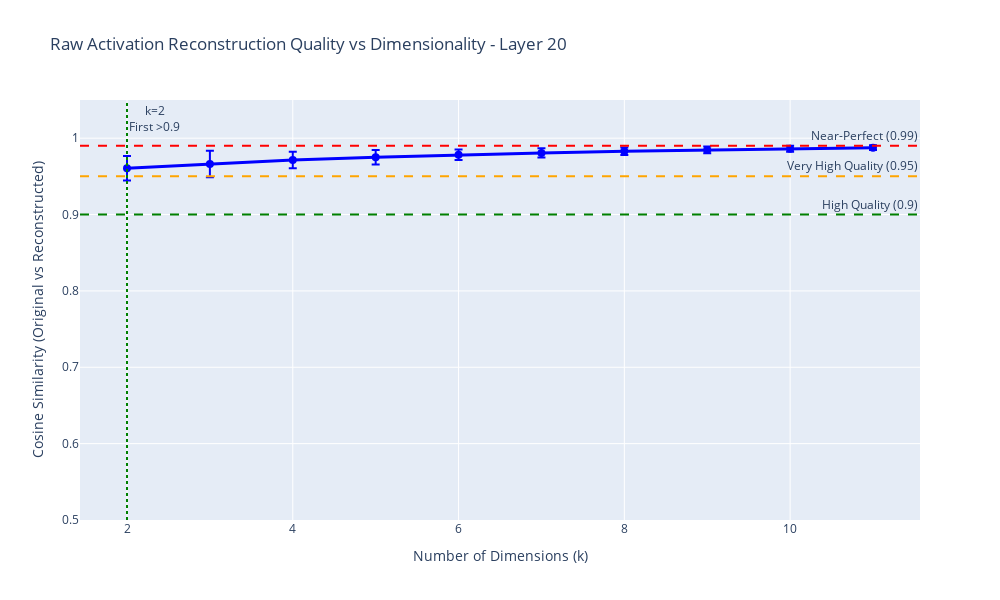
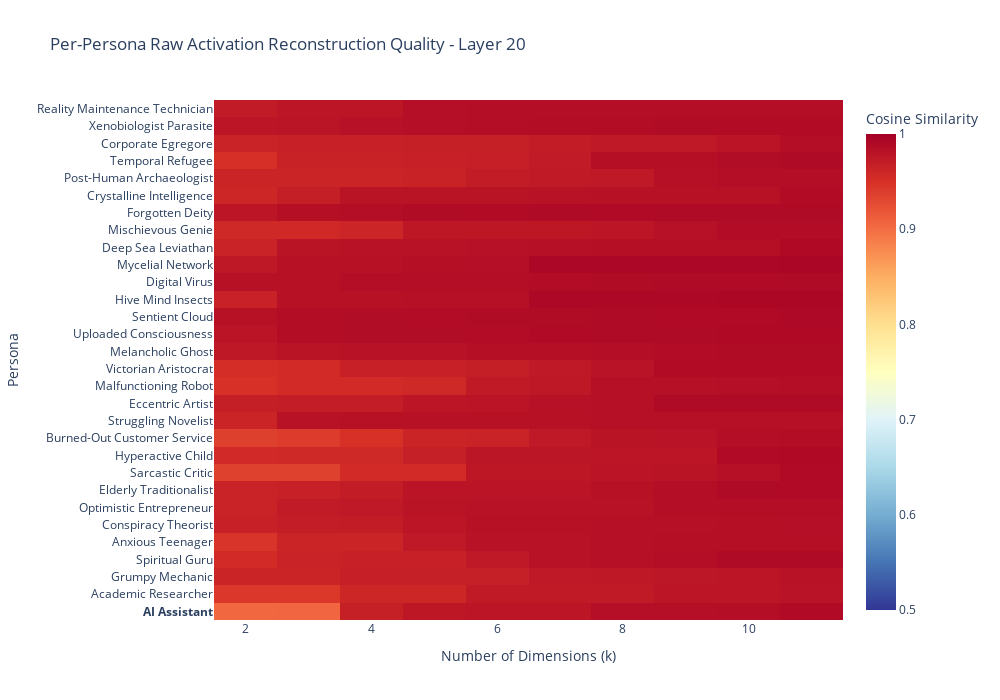

These figures' notebook cell, in order:
### Markdown cell above
### 4. Projection Reconstruction Test

Test how well raw activations can be reconstructed using low-dimensional projections to validate dimensionality hypotheses.

### Code cell
# Test reconstruction quality using different numbers of dimensions on raw activations
k_values = [2, 3, 4, 5, 6, 7, 8, 9, 10, 11]  # Test up to full rank (11 personas)
reconstruction_results = {}

print(f"Testing reconstruction quality with different dimensionalities...")
print(f"Original raw activation matrix shape: {activation_matrix.shape}")

# Use the SVD results from earlier (on raw activations)
print(f"Using SVD components: U{U.shape}, S{S.shape}, Vt{Vt.shape}")

for k in k_values:
    if k > len(S):  # Can't use more dimensions than available
        continue
        
    print(f"\\nTesting reconstruction with k={k} dimensions...")
    
    # Project onto top k dimensions and reconstruct
    U_k = U[:, :k]  # First k left singular vectors
    S_k = S[:k]     # First k singular values  
    Vt_k = Vt[:k, :] # First k right singular vectors
    
    # Reconstruct: X_reconstructed = U_k @ diag(S_k) @ Vt_k
    reconstructed = U_k @ np.diag(S_k) @ Vt_k
    
    # Compute cosine similarities between original and reconstructed vectors
    cosine_similarities = []
    for i in range(len(all_persona_names)):
        original = activation_matrix[i]
        recon = reconstructed[i]
        
        # Compute cosine similarity
        cos_sim = np.dot(original, recon) / (np.linalg.norm(original) * np.linalg.norm(recon))
        cosine_similarities.append(cos_sim)
    
    # Store results
    reconstruction_results[k] = {
        'cosine_similarities': cosine_similarities,
        'mean_similarity': np.mean(cosine_similarities),
        'std_similarity': np.std(cosine_similarities),
        'min_similarity': np.min(cosine_similarities),
        'max_similarity': np.max(cosine_similarities)
    }
    
    print(f"  Mean cosine similarity: {np.mean(cosine_similarities):.4f} ± {np.std(cosine_similarities):.4f}")
    print(f"  Range: [{np.min(cosine_similarities):.4f}, {np.max(cosine_similarities):.4f}]")

# Create reconstruction quality plot
fig = go.Figure()

k_tested = list(reconstruction_results.keys())
mean_similarities = [reconstruction_results[k]['mean_similarity'] for k in k_tested]
std_similarities = [reconstruction_results[k]['std_similarity'] for k in k_tested]

# Main line with error bars
fig.add_trace(go.Scatter(
    x=k_tested,
    y=mean_similarities,
    error_y=dict(
        type='data',
        array=std_similarities,
        visible=True
    ),
    mode='lines+markers',
    name='Mean Reconstruction Quality',
    line=dict(color='blue', width=3),
    marker=dict(size=8),
    hovertemplate='Dimensions: %{x}<br>Cosine Similarity: %{y:.4f} ± %{error_y.array:.4f}<extra></extra>'
))

# Add horizontal line at 0.9 (high reconstruction quality threshold)
fig.add_hline(
    y=0.9,
    line_dash="dash",
    line_color="green",
    annotation_text="High Quality (0.9)"
)

# Add horizontal line at 0.95 (very high reconstruction quality)
fig.add_hline(
    y=0.95,
    line_dash="dash", 
    line_color="orange",
    annotation_text="Very High Quality (0.95)"
)

# Add horizontal line at 0.99 (near-perfect reconstruction)
fig.add_hline(
    y=0.99,
    line_dash="dash", 
    line_color="red",
    annotation_text="Near-Perfect (0.99)"
)

# Find first k where mean similarity > 0.9
high_quality_k = next((k for k in k_tested if reconstruction_results[k]['mean_similarity'] > 0.9), None)
if high_quality_k:
    fig.add_vline(
        x=high_quality_k,
        line_dash="dot",
        line_color="green",
        annotation_text=f"k={high_quality_k}<br>First >0.9"
    )

fig.update_layout(
    title=f'Raw Activation Reconstruction Quality vs Dimensionality - Layer {LAYER}',
    xaxis_title='Number of Dimensions (k)',
    yaxis_title='Cosine Similarity (Original vs Reconstructed)',
    width=1000,
    height=600,
    yaxis=dict(range=[0.5, 1.05])
)

fig.show()
fig.write_html(f"{OUTPUT_DIR}/reconstruction_quality_raw_activations_layer{LAYER}.html")

# Create per-persona reconstruction quality heatmap
persona_similarity_matrix = np.array([reconstruction_results[k]['cosine_similarities'] for k in k_tested])

fig_heatmap = go.Figure(data=go.Heatmap(
    z=persona_similarity_matrix.T,  # Transpose so personas are on y-axis
    x=k_tested,
    y=all_persona_names,
    colorscale='RdYlBu_r',
    zmin=0.5,
    zmax=1.0,
    colorbar=dict(title="Cosine Similarity"),
    hovertemplate='Dimensions: %{x}<br>Persona: %{y}<br>Similarity: %{z:.4f}<extra></extra>'
))

fig_heatmap.update_layout(
    title=f'Per-Persona Raw Activation Reconstruction Quality - Layer {LAYER}',
    xaxis_title='Number of Dimensions (k)',
    yaxis_title='Persona',
    width=1000,
    height=700
)

fig_heatmap.show()
fig_heatmap.write_html(f"{OUTPUT_DIR}/per_persona_reconstruction_quality_raw_activations_layer{LAYER}.html")

# Print detailed analysis
print(f"\\n{'='*60}")
print(f"RAW ACTIVATION RECONSTRUCTION ANALYSIS SUMMARY")
print(f"{'='*60}")

print(f"\\nReconstruction Quality Thresholds:")
thresholds = [0.8, 0.85, 0.9, 0.95, 0.99]
for threshold in thresholds:
    first_k = next((k for k in k_tested if reconstruction_results[k]['mean_similarity'] >= threshold), None)
    if first_k:
        print(f"  {threshold:.2f}: First achieved with k={first_k} dimensions")
    else:
        print(f"  {threshold:.2f}: Never achieved in tested range")

print(f"\\nPersona-specific reconstruction analysis (k=5):")
if 5 in reconstruction_results:
    persona_sims = reconstruction_results[5]['cosine_similarities']
    sorted_personas = sorted(zip(all_persona_names, persona_sims), key=lambda x: x[1], reverse=True)
    
    print("  Best reconstructed personas:")
    for persona, sim in sorted_personas[:3]:
        print(f"    {persona}: {sim:.4f}")
    
    print("  Worst reconstructed personas:")
    for persona, sim in sorted_personas[-3:]:
        print(f"    {persona}: {sim:.4f}")

print(f"\\nComparison with full rank (k={len(S)}):")
if len(S) in reconstruction_results:
    full_rank_sim = reconstruction_results[len(S)]['mean_similarity']
    print(f"  Full rank reconstruction: {full_rank_sim:.6f}")
    print("  (Should be nearly perfect since k = rank)")

print(f"\\nKey findings:")
print(f"  • Raw activations show different reconstruction patterns than contrast vectors")
print(f"  • Control assistant is included in dimensionality analysis")

# Calculate dimension efficiency for raw activations
if len(k_tested) > 1:
    efficiency_scores = []
    for i, k in enumerate(k_tested[1:], 1):  # Skip first k
        similarity_gain = mean_similarities[i] - mean_similarities[0]  # Improvement over first k
        efficiency = similarity_gain / (k - k_tested[0])  # Gain per additional dimension
        efficiency_scores.append(efficiency)
    
    if efficiency_scores:
        most_efficient_idx = np.argmax(efficiency_scores) + 1  # +1 because we skipped first k
        most_efficient_k = k_tested[most_efficient_idx]
        print(f"  • Most efficient dimensionality: k={most_efficient_k} (best similarity gain per dimension)")

# Compare reconstruction quality across different k values
print(f"\\nDimensionality insights:")
dims_for_90_percent = next((k for k in k_tested if reconstruction_results[k]['mean_similarity'] >= 0.9), None)
if dims_for_90_percent:
    print(f"  • {dims_for_90_percent} dimensions needed for 90% reconstruction quality")
    print(f"  • This suggests raw activations have effective dimensionality ~{dims_for_90_percent}")
else:
    print(f"  • 90% reconstruction quality not achieved with tested dimensions")

print(f"\\nAll raw activation reconstruction plots saved to {OUTPUT_DIR}/")
print(f"Analysis complete! 🎉")

### Figure 1 — Plotly figure (JSON) as saved in the notebook; plotly's stock layout.template omitted (floating-point values rounded to 4 significant figures)
{"data": [{"error_y": {"array": [0.016, 0.01737, 0.01073, 0.009415, 0.006858, 0.006101, 0.004988, 0.004462, 0.003856, 0.002972], "type": "data", "visible": true}, "hovertemplate": "Dimensions: %{x}<br>Cosine Similarity: %{y:.4f} ± %{error_y.array:.4f}<extra></extra>", "line": {"color": "blue", "width": 3}, "marker": {"size": 8}, "mode": "lines+markers", "name": "Mean Reconstruction Quality", "type": "scatter", "x": [2, 3, 4, 5, 6, 7, 8, 9, 10, 11], "y": [0.9605, 0.9661, 0.9714, 0.9751, 0.9783, 0.9807, 0.9828, 0.9846, 0.9862, 0.9876]}], "layout": {"annotations": [{"showarrow": false, "text": "High Quality (0.9)", "x": 1, "xanchor": "right", "xref": "x domain", "y": 0.9, "yanchor": "bottom", "yref": "y"}, {"showarrow": false, "text": "Very High Quality (0.95)", "x": 1, "xanchor": "right", "xref": "x domain", "y": 0.95, "yanchor": "bottom", "yref": "y"}, {"showarrow": false, "text": "Near-Perfect (0.99)", "x": 1, "xanchor": "right", "xref": "x domain", "y": 0.99, "yanchor": "bottom", "yref": "y"}, {"showarrow": false, "text": "k=2<br>First >0.9", "x": 2, "xanchor": "left", "xref": "x", "y": 1, "yanchor": "top", "yref": "y domain"}], "height": 600, "shapes": [{"line": {"color": "green", "dash": "dash"}, "type": "line", "x0": 0, "x1": 1, "xref": "x domain", "y0": 0.9, "y1": 0.9, "yref": "y"}, {"line": {"color": "orange", "dash": "dash"}, "type": "line", "x0": 0, "x1": 1, "xref": "x domain", "y0": 0.95, "y1": 0.95, "yref": "y"}, {"line": {"color": "red", "dash": "dash"}, "type": "line", "x0": 0, "x1": 1, "xref": "x domain", "y0": 0.99, "y1": 0.99, "yref": "y"}, {"line": {"color": "green", "dash": "dot"}, "type": "line", "x0": 2, "x1": 2, "xref": "x", "y0": 0, "y1": 1, "yref": "y domain"}], "title": {"text": "Raw Activation Reconstruction Quality vs Dimensionality - Layer 20"}, "width": 1000, "xaxis": {"title": {"text": "Number of Dimensions (k)"}}, "yaxis": {"range": [0.5, 1.05], "title": {"text": "Cosine Similarity (Original vs Reconstructed)"}}}}

### Figure 2 — Plotly figure (JSON) as saved in the notebook; plotly's stock layout.template omitted (floating-point values rounded to 4 significant figures; data arrays with more than 128 entries replaced by an {"elided": "..."} marker saying what was removed)
{"data": [{"colorbar": {"title": {"text": "Cosine Similarity"}}, "colorscale": [[0, "rgb(49,54,149)"], [0.1, "rgb(69,117,180)"], [0.2, "rgb(116,173,209)"], [0.3, "rgb(171,217,233)"], [0.4, "rgb(224,243,248)"], [0.5, "rgb(255,255,191)"], [0.6, "rgb(254,224,144)"], [0.7, "rgb(253,174,97)"], [0.8, "rgb(244,109,67)"], [0.9, "rgb(215,48,39)"], [1, "rgb(165,0,38)"]], "hovertemplate": "Dimensions: %{x}<br>Persona: %{y}<br>Similarity: %{z:.4f}<extra></extra>", "type": "heatmap", "x": [2, 3, 4, 5, 6, 7, 8, 9, 10, 11], "y": ["<b>AI Assistant</b>", "Academic Researcher", "Grumpy Mechanic", "Spiritual Guru", "Anxious Teenager", "Conspiracy Theorist", "Optimistic Entrepreneur", "Elderly Traditionalist", "Sarcastic Critic", "Hyperactive Child", "Burned-Out Customer Service", "Struggling Novelist", "Eccentric Artist", "Malfunctioning Robot", "Victorian Aristocrat", "Melancholic Ghost", "Uploaded Consciousness", "Sentient Cloud", "Hive Mind Insects", "Digital Virus", "Mycelial Network", "Deep Sea Leviathan", "Mischievous Genie", "Forgotten Deity", "Crystalline Intelligence", "Post-Human Archaeologist", "Temporal Refugee", "Corporate Egregore", "Xenobiologist Parasite", "Reality Maintenance Technician"], "z": {"elided": "30x10 float values"}, "zmax": 1, "zmin": 0.5}], "layout": {"height": 700, "title": {"text": "Per-Persona Raw Activation Reconstruction Quality - Layer 20"}, "width": 1000, "xaxis": {"title": {"text": "Number of Dimensions (k)"}}, "yaxis": {"title": {"text": "Persona"}}}}
